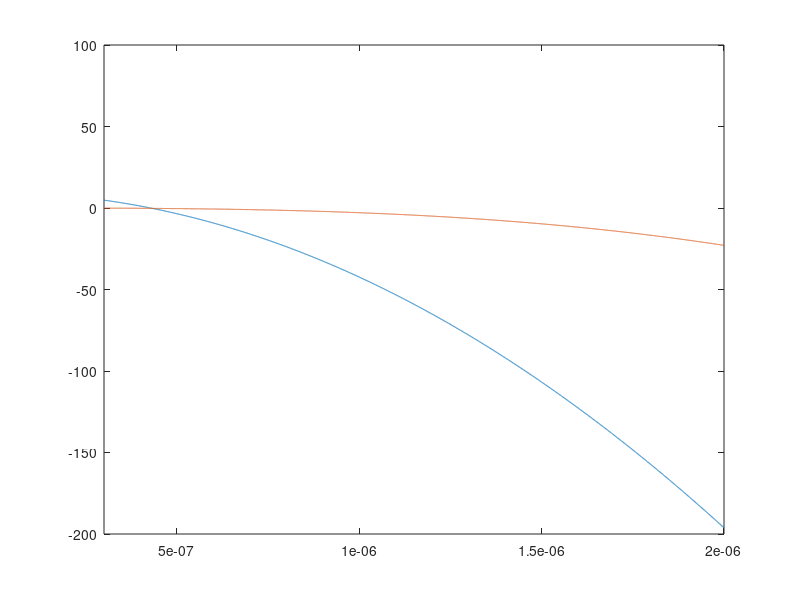
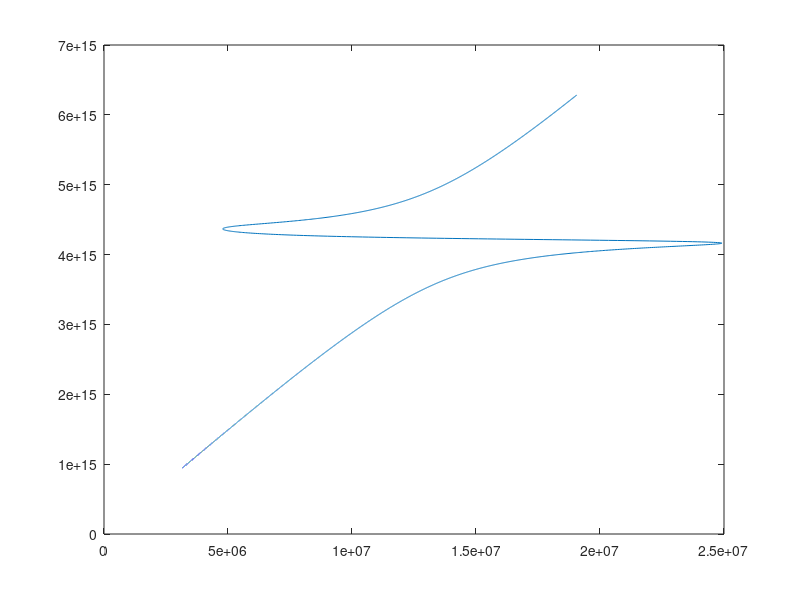

The MATLAB source for these figures, in order:
close all
clear all
clc

eps_inf=9.5;
omega_p=1.36e16;
gamma=1.05e14;
lam=linspace(300e-9,2000e-9,10000);
freq=3e8./lam;
omega=2*pi*freq;


%step 1
eps_gold=eps_inf-omega_p^2./(omega.^2-i.*omega.*gamma);


figure(1)
%plot(lam, eps_gold, 'LineWidth',3)

plot(lam,real(eps_gold), lam, imag(eps_gold))
%plot(lam,real(eps_gold))
%plot(lam,imag(eps_gold))
axis([300e-9 2000e-9 -200 100]);


%step 2
eps_d= 1; %air
n_sp=sqrt((eps_gold.*eps_d)./(eps_gold+eps_d));
k_sp=omega./3e8.*n_sp;

figure(2)
plot(real(k_sp),omega)